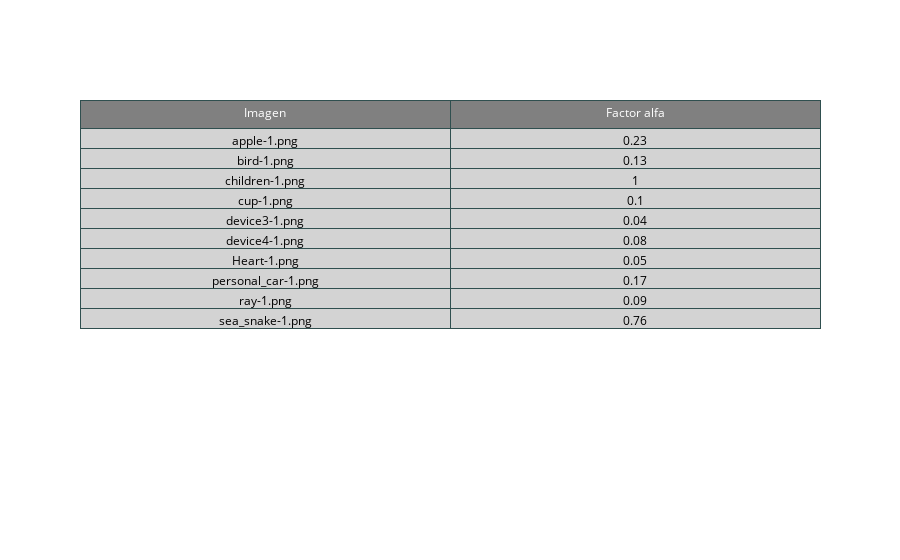
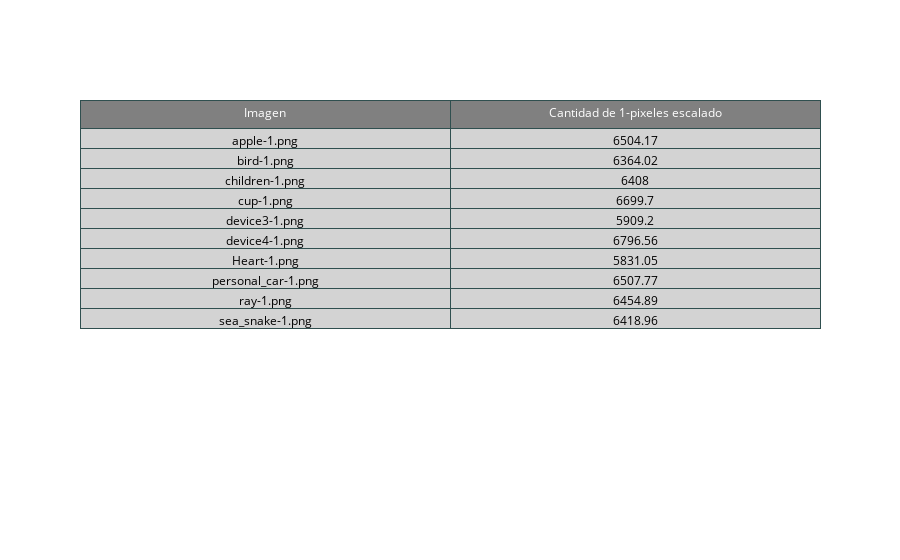

Notebook cell for these charts, in order:
### Markdown cell above
### Transformaciones de escala

### Code cell
import numpy as np

proporciones = []
escalados = []
coordenadas = []
objetos_escalados = []
imagenes_escaladas = []

for i in range(0,len(n_pixels)):
    proporciones.append(round((n_pixels[2]/n_pixels[i]),2))

# print(sum(proporciones)/len(proporciones))

fig = go.Figure(data=[go.Table(header=dict(values=['Imagen', 'Factor alfa'], line_color='darkslategray',
                fill_color='gray', font=dict(color='white', size=12)),
                 cells=dict(values=[names, proporciones], line_color='darkslategray',
                fill_color='lightgray', font=dict(color='black', size=12)))])
fig.show()
for i in range(len(n_pixels)):
    if i != 2:
        escalados.append(round((n_pixels[i]*proporciones[i]),2))
    else:
        escalados.append(n_pixels[i])

fig = go.Figure(data=[go.Table(header=dict(values=['Imagen', 'Cantidad de 1-pixeles escalado'], line_color='darkslategray',
                fill_color='gray', font=dict(color='white', size=12)),
                 cells=dict(values=[names, escalados], line_color='darkslategray',
                fill_color='lightgray', font=dict(color='black', size=12)))])
fig.show()


# encontrar el rectángulo delimitador del objeto
for i in range(len(images)):
    x,y,w,h = cv2.boundingRect(images[i])
    xmin, ymin = x, y
    xmax, ymax = x + w, y + h
    coordenadas.append([ [xmin,ymin], [xmax, ymax] ])


for i in range(len(images)):
    if i != 2:
        objetos_escalados.append(cv2.resize(images[i][coordenadas[i][0][0]:coordenadas[i][1][0], coordenadas[i][0][1]:coordenadas[i][1][1]],None,fx=proporciones[i], fy=proporciones[i], interpolation=cv2.INTER_NEAREST))
    else:
        objetos_escalados.append(cv2.resize(images[i][coordenadas[i][0][0]:coordenadas[i][1][0], coordenadas[i][0][1]:coordenadas[i][1][1]],None,fx=1, fy=1, interpolation=cv2.INTER_NEAREST))


for i in range(len(images)):
    img_scaled = np.zeros_like(images[i])
    img_scaled[0:len(objetos_escalados[i]),0:len(objetos_escalados[i][0])] = objetos_escalados[i]
    imagenes_escaladas.append(img_scaled)

### Figure 1 — Plotly figure (JSON) as saved in the notebook; plotly's stock layout.template omitted (floating-point values rounded to 4 significant figures)
{"data": [{"cells": {"fill": {"color": "lightgray"}, "font": {"color": "black", "size": 12}, "line": {"color": "darkslategray"}, "values": [["apple-1.png", "bird-1.png", "children-1.png", "cup-1.png", "device3-1.png", "device4-1.png", "Heart-1.png", "personal_car-1.png", "ray-1.png", "sea_snake-1.png"], [0.23, 0.13, 1, 0.1, 0.04, 0.08, 0.05, 0.17, 0.09, 0.76]]}, "header": {"fill": {"color": "gray"}, "font": {"color": "white", "size": 12}, "line": {"color": "darkslategray"}, "values": ["Imagen", "Factor alfa"]}, "type": "table"}], "layout": {}}

### Figure 2 — Plotly figure (JSON) as saved in the notebook; plotly's stock layout.template omitted (floating-point values rounded to 4 significant figures)
{"data": [{"cells": {"fill": {"color": "lightgray"}, "font": {"color": "black", "size": 12}, "line": {"color": "darkslategray"}, "values": [["apple-1.png", "bird-1.png", "children-1.png", "cup-1.png", "device3-1.png", "device4-1.png", "Heart-1.png", "personal_car-1.png", "ray-1.png", "sea_snake-1.png"], [6504.0, 6364.0, 6408, 6700.0, 5909.0, 6797.0, 5831.0, 6508.0, 6455.0, 6419.0]]}, "header": {"fill": {"color": "gray"}, "font": {"color": "white", "size": 12}, "line": {"color": "darkslategray"}, "values": ["Imagen", "Cantidad de 1-pixeles escalado"]}, "type": "table"}], "layout": {}}
